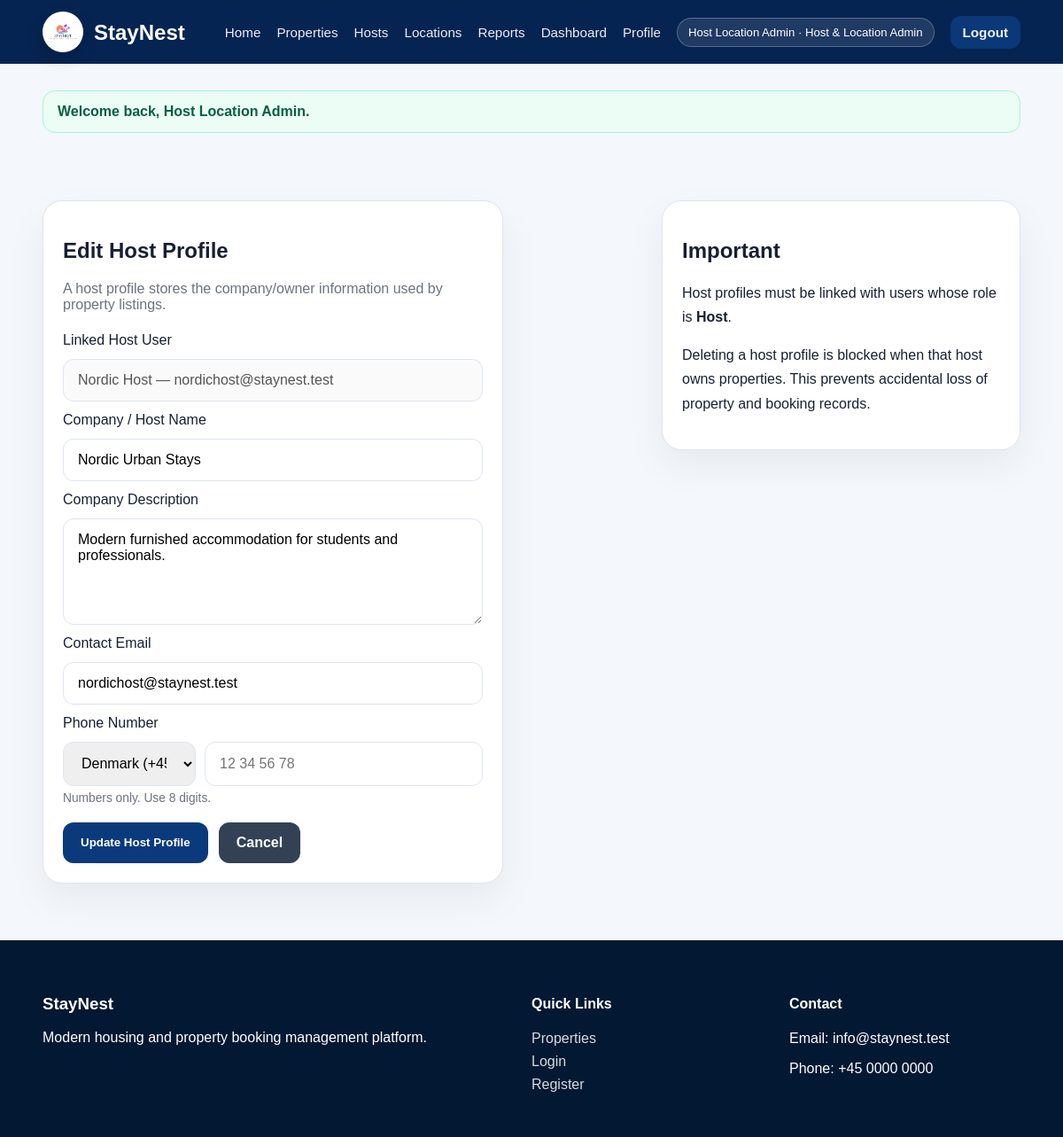
Screenshot of /public/host/edit/2 (signed in) with the database file from the repository.
### tables this page shows
CREATE TABLE hosts (
    host_id INT AUTO_INCREMENT PRIMARY KEY,
    user_id INT NOT NULL,
    company_name VARCHAR(150) NOT NULL,
    company_description TEXT NULL,
    contact_information VARCHAR(255) NULL,
    created_at TIMESTAMP DEFAULT CURRENT_TIMESTAMP,
    updated_at TIMESTAMP DEFAULT CURRENT_TIMESTAMP ON UPDATE CURRENT_TIMESTAMP,
    CONSTRAINT fk_hosts_users
        FOREIGN KEY (user_id) REFERENCES users(user_id)
        ON DELETE CASCADE ON UPDATE CASCADE
);

CREATE TABLE users (
    user_id INT AUTO_INCREMENT PRIMARY KEY,
    name VARCHAR(100) NOT NULL,
    email VARCHAR(150) NOT NULL UNIQUE,
    password VARCHAR(255) NOT NULL,
    phone VARCHAR(30) NULL,
    role ENUM('customer','host','staff','main_admin','booking_property_admin','host_location_admin') NOT NULL DEFAULT 'customer',
    status ENUM('active','inactive','blocked') NOT NULL DEFAULT 'active',
    account_status ENUM('active','pending','rejected') NOT NULL DEFAULT 'active',
    created_at TIMESTAMP DEFAULT CURRENT_TIMESTAMP,
    updated_at TIMESTAMP DEFAULT CURRENT_TIMESTAMP ON UPDATE CURRENT_TIMESTAMP
);

### app/core/Controller.php (called while the page is built, shortened)
<?php
class Controller
{
    protected function model(string $model): object
    {
        return new $model();
    }
    protected function view(string $view, array $data = []): void
    {
        extract($data);
        $viewFile = APP_ROOT . '/app/views/' . $view . '.php';
        require $viewFile;
    }
}

### app/controllers/HostController.php (called while the page is built, shortened)
<?php
class HostController extends Controller
{
    private Host $hostModel;
    public function __construct()
    {
        $this->hostModel = $this->model('Host');
    }
    public function edit(int $id): void
    {
        $host = $this->hostModel->findById($id);
        $data = [
            'title' => 'Edit Host Profile',
            'mode' => 'edit',
            'action' => URL_ROOT . '/host/edit/' . $id,
            'host' => $this->withContactFields($host),
            'availableUsers' => $this->hostModel->availableHostUsers($id),
            'phoneCountries' => $this->phoneCountries(),
            'errors' => [],
        ];
        $this->view('hosts/form', $data);
    }
    private function phoneCountries(): array
    {
        return [
            '+45' => ['label' => 'Denmark (+45)', 'min' => 8, 'max' => 8, 'placeholder' => '12 34 56 78'],
            '+46' => ['label' => 'Sweden (+46)', 'min' => 7, 'max' => 10, 'placeholder' => '701234567'],
            '+47' => ['label' => 'Norway (+47)', 'min' => 8, 'max' => 8, 'placeholder' => '12345678'],
            '+49' => ['label' => 'Germany (+49)', 'min' => 7, 'max' => 11, 'placeholder' => '15123456789'],
            '+44' => ['label' => 'UK (+44)', 'min' => 10, 'max' => 10, 'placeholder' => '7123456789'],
        ];
    }
    private function withContactFields(array $host): array
    {
        $host['contact_email'] = '';
        $host['country_code'] = '+45';
        $host['contact_phone'] = '';
        $contact = trim((string) ($host['contact_information'] ?? ''));
        if (filter_var($contact, FILTER_VALIDATE_EMAIL)) {
            $host['contact_email'] = $contact;
        }
        return $host;
    }
}

### app/core/Router.php (called while the page is built, shortened)
<?php
class Router
{
    private string $defaultMethod = 'index';
    public function dispatch(): void
    {
        $url = $this->parseUrl();
        $methodName = $url[1] ?? $this->defaultMethod;
        $controller = new $controllerName();
        $params = array_slice($url, 2);
        call_user_func_array([$controller, $methodName], $params);
    }
    private function parseUrl(): array
    {
        $url = trim($_GET['url'], '/');
        $url = filter_var($url, FILTER_SANITIZE_URL);
        return explode('/', $url);
    }
}

### public/index.php (called while the page is built, shortened)
<?php
spl_autoload_register(function ($className) {
    $paths = [
        APP_ROOT . '/app/core/' . $className . '.php',
        APP_ROOT . '/app/controllers/' . $className . '.php',
        APP_ROOT . '/app/models/' . $className . '.php',
    ];
    foreach ($paths as $path) {
        if (file_exists($path)) {
            return;
        }
    }
});
$router = new Router();
$router->dispatch();

### app/core/Model.php (called while the page is built, shortened)
<?php
class Model
{
    public function __construct()
    {
        $this->db = Database::connect();
    }
}

### app/core/Database.php (called while the page is built)
<?php
class Database
{
    private static ?PDO $connection = null;
    public static function connect(): PDO
    {
        if (self::$connection === null) {
            $dsn = 'mysql:host=' . DB_HOST . ';dbname=' . DB_NAME . ';charset=' . DB_CHARSET;
            $options = [
                PDO::ATTR_ERRMODE => PDO::ERRMODE_EXCEPTION,
                PDO::ATTR_DEFAULT_FETCH_MODE => PDO::FETCH_ASSOC,
                PDO::ATTR_EMULATE_PREPARES => false,
            ];
            try {
                self::$connection = new PDO($dsn, DB_USER, DB_PASS, $options);
            } catch (PDOException $e) {
                die('Database connection failed: ' . $e->getMessage());
            }
        }
        return self::$connection;
    }
}

### app/models/Host.php (called while the page is built, shortened)
<?php
class Host extends Model
{
    public function findById(int $id): ?array
    {
        $stmt = $this->db->prepare(
            'SELECT h.*, u.name, u.email, u.phone, u.status
             FROM hosts h
             INNER JOIN users u ON u.user_id = h.user_id
             WHERE h.host_id = :id
             LIMIT 1'
        );
        $stmt->execute(['id' => $id]);
        $host = $stmt->fetch();
        return $host ?: null;
    }
}

### app/views/hosts/form.php (the view, shortened to what this page needs)
<?php
require APP_ROOT . '/app/views/layouts/header.php';
?>
<section class="container section two-column">
    <div class="form-card">
        <h1><?= htmlspecialchars($title, ENT_QUOTES, 'UTF-8'); ?></h1>
        <p class="muted">A host profile stores the company/owner information used by property listings.</p>
        <form method="post" action="<?= htmlspecialchars($action, ENT_QUOTES, 'UTF-8'); ?>" novalidate>
            <?php if (($mode ?? '') === 'create'): ?>
                <label>Linked Host User</label>
                <select name="user_id" required>
                    <option value="">Select a host user account</option>
                    <?php foreach ($availableUsers as $user): ?>
                        <option value="<?= (int) $user['user_id']; ?>" <?= (string) ($host['user_id'] ?? '') === (string) $user['user_id'] ? 'selected' : ''; ?>>
                            <?= htmlspecialchars($user['name'] . ' — ' . $user['email'], ENT_QUOTES, 'UTF-8'); ?>
                        </option>
                    <?php endforeach; ?>
                </select>
                <?php if (!empty($errors['user_id'])): ?><small class="field-error"><?= htmlspecialchars($errors['user_id'], ENT_QUOTES, 'UTF-8'); ?></small><?php endif; ?>
                <?php if (empty($availableUsers)): ?>
                    <small class="muted">No available host users. Register a Host account first, then return here.</small>
                <?php endif; ?>
            <?php else: ?>
                <label>Linked Host User</label>
                <input type="text" value="<?= htmlspecialchars(($host['name'] ?? 'Host') . ' — ' . ($host['email'] ?? ''), ENT_QUOTES, 'UTF-8'); ?>" disabled>
            <?php endif; ?>
            <label>Company / Host Name</label>
            <input type="text" name="company_name" value="<?= htmlspecialchars($host['company_name'] ?? '', ENT_QUOTES, 'UTF-8'); ?>" required>
            <label>Company Description</label>
            <textarea name="company_description" rows="5" placeholder="Short description about the host or company"><?= htmlspecialchars($host['company_description'] ?? '', ENT_QUOTES, 'UTF-8'); ?></textarea>
            <label>Contact Email</label>
            <input id="hostContactEmailInput" type="email" name="contact_email" value="<?= htmlspecialchars($host['contact_email'] ?? '', ENT_QUOTES, 'UTF-8'); ?>" placeholder="host@example.com" autocomplete="email" required>
            <label>Phone Number</label>
            <div class="phone-field host-phone-field">
                <select name="country_code" id="hostContactCountryCodeSelect" aria-label="Country code">
                    <?php foreach (($phoneCountries ?? []) as $code => $country): ?>
                        <option
                            value="<?= htmlspecialchars($code, ENT_QUOTES, 'UTF-8'); ?>"
                            data-min="<?= (int) $country['min']; ?>"
                            data-max="<?= (int) $country['max']; ?>"
                            data-placeholder="<?= htmlspecialchars($country['placeholder'], ENT_QUOTES, 'UTF-8'); ?>"
                            <?= ($host['country_code'] ?? '+45') === $code ? 'selected' : ''; ?>>
                            <?= htmlspecialchars($country['label'], ENT_QUOTES, 'UTF-8'); ?>
                        </option>
                    <?php endforeach; ?>
                </select>
                <input id="hostContactPhoneInput" type="tel" name="contact_phone" value="<?= htmlspecialchars($host['contact_phone'] ?? '', ENT_QUOTES, 'UTF-8'); ?>" inputmode="numeric" autocomplete="tel-national" placeholder="12 34 56 78" required>
            </div>
            <small class="muted phone-hint" id="hostContactPhoneHint">Numbers only.</small>
            <div class="form-actions">
                <button class="btn" type="submit"><?= ($mode ?? 'create') === 'create' ? 'Save Host Profile' : 'Update Host Profile'; ?></button>
                <a class="btn btn-secondary" href="<?= ($mode ?? '') === 'host-profile' ? URL_ROOT . '/dashboard' : URL_ROOT . '/host'; ?>">Cancel</a>
            </div>
        </form>
    </div>
    <div class="card profile-summary">
        <h2>Important</h2>
        <p>Host profiles must be linked with users whose role is <strong>Host</strong>.</p>
        <p>Deleting a host profile is blocked when that host owns properties. This prevents accidental loss of property and booking records.</p>
    </div>
</section>
<?php require APP_ROOT . '/app/views/layouts/footer.php'; ?>

### public/assets/css/style.css (style rules this page uses)
:root { --primary: #062452; --primary-light: #0b3a7c; --white: #ffffff; --soft-bg: #f4f7fb; --text: #172033; --muted: #6b7280; --border: #dde5f0; }
* { box-sizing: border-box; }
body { margin: 0; font-family: Arial, Helvetica, sans-serif; background: var(--soft-bg); color: var(--text); }
a { color: inherit; text-decoration: none; }
.container { width: min(1120px, 92%); margin: 0 auto; }
.search-box input, input, select, textarea { width: 100%; padding: 14px 16px; border: 1px solid var(--border); border-radius: 12px; font-size: 1rem; }
.search-box button, .btn { border: none; background: var(--primary-light); color: var(--white); padding: 14px 20px; border-radius: 12px; cursor: pointer; font-weight: 700; display: inline-flex; align-items: center; justify-content: center; transition: 0.2s ease; }
.section { padding: 64px 0; }
.card, .form-card { background: var(--white); border: 1px solid var(--border); border-radius: 22px; padding: 22px; box-shadow: 0 18px 45px rgba(15, 23, 42, .06); }
.form-card { width: min(520px, 100%); }
.form-card form { display: grid; gap: 12px; margin-top: 22px; }
.muted { color: var(--muted); }
.phone-field { display: grid; grid-template-columns: minmax(150px, .45fr) minmax(180px, 1fr); gap: 10px; }
.phone-field select, .phone-field input { min-height: 50px; }
.phone-hint { margin-top: -6px; font-size: .86rem; }
.btn-secondary { background: #334155; }
.two-column { display: grid; grid-template-columns: 1.25fr .75fr; gap: 24px; align-items: start; }
.profile-summary p { line-height: 1.7; }
.form-actions { display: flex; gap: 12px; flex-wrap: wrap; margin-top: 8px; }
textarea { resize: vertical; min-height: 110px; font-family: Arial, Helvetica, sans-serif; }

### rows the page displays
hosts: user.email "Nordic Host — nordichost@staynest.test", company_name "Nordic Urban Stays", company_description "Modern furnished accommodation for students and professionals."

### other values shown
Auth::name() "Host Location Admin"
Auth::roleLabel() "Host & Location Admin"
$flash['message'] "Welcome back, Host Location Admin."
$title "Edit Host Profile"
form field country_code "Denmark (+45)"
